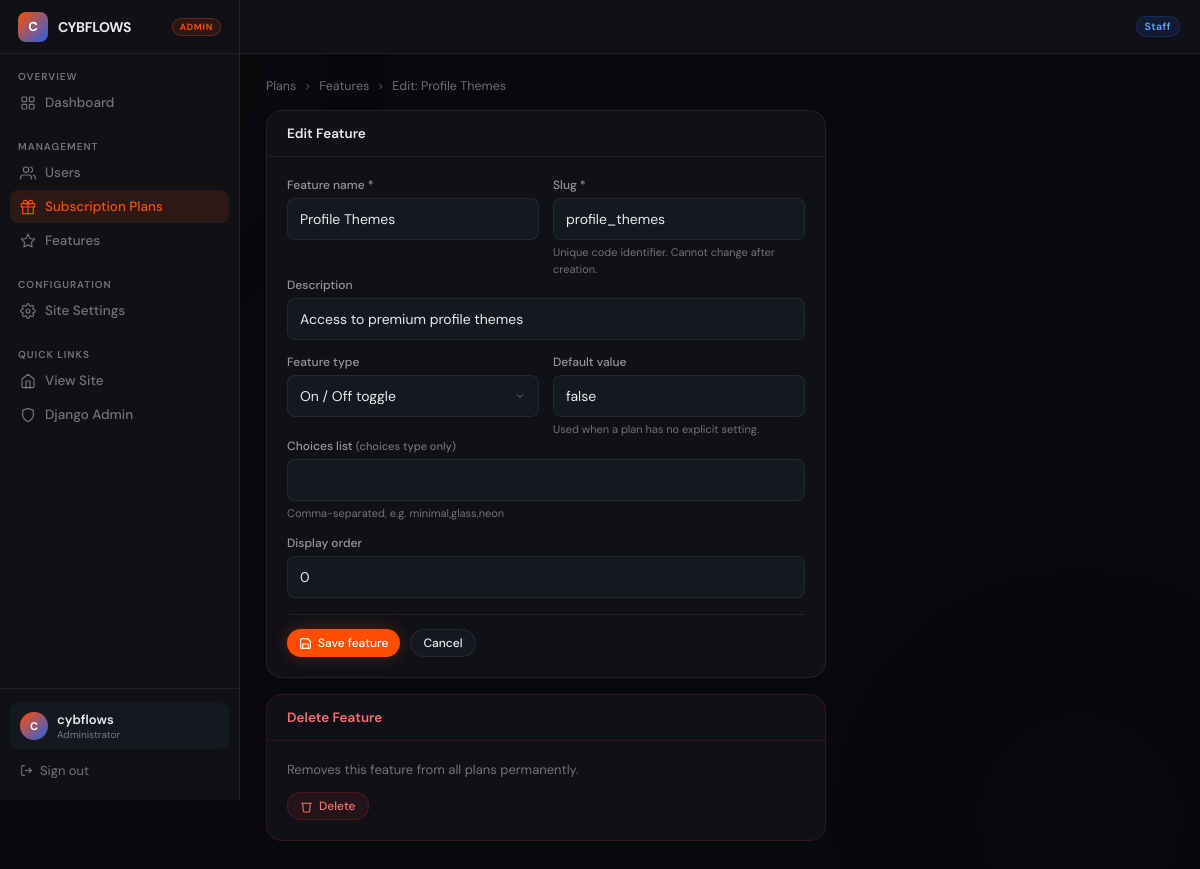
Screenshot of /siteadmin/features/1/ (signed in) with the database file from the repository.
### siteadmin/models.py (models this page shows, shortened)
class SiteSettings(models.Model):
    site_name       = models.CharField(max_length=80, default='CybFlows')
    tagline         = models.CharField(max_length=160, blank=True,
                                       default='Your link, your identity.')
    site_theme      = models.CharField(max_length=20, choices=SITE_THEME_CHOICES, default='dark')
    accent_color    = models.CharField(max_length=7, default='#ff4d00')
    allow_signup    = models.BooleanField(default=True)
    maintenance     = models.BooleanField(default=False)
    maintenance_msg = models.TextField(blank=True,
                                       default='We are performing scheduled maintenance. Back soon.')
    footer_text     = models.CharField(max_length=200, blank=True,
                                       default='Free & open-source link-in-bio for creators.')
    updated_at      = models.DateTimeField(auto_now=True)
    class Meta:
        verbose_name = 'Site Settings'
    @classmethod
    def load(cls):
        obj, _ = cls.objects.get_or_create(pk=1)
        return obj

class PlanFeature(models.Model):
    slug         = models.SlugField(max_length=60, unique=True)
    name         = models.CharField(max_length=100)
    description  = models.CharField(max_length=200, blank=True)
    feature_type = models.CharField(max_length=10,
                                    choices=FEATURE_TYPE_OPTIONS,
                                    default=FEATURE_TYPE_BOOL)
    choices_list = models.CharField(max_length=400, blank=True,
                                    help_text='Comma-separated values, e.g. minimal,glass,neon')
    default_value = models.CharField(max_length=100, default='false',
                                     help_text='false / true for bool; integer for int; choice slug for choices')
    order        = models.PositiveSmallIntegerField(default=0)
    class Meta:
        ordering = ['order', 'slug']

### accounts/models.py (models this page shows, shortened)
class User(AbstractUser):
    name    = models.CharField(max_length=120, blank=True)
    bio     = models.TextField(blank=True)
    avatar  = models.ImageField(upload_to='avatars/', blank=True)
    github  = models.URLField(blank=True)
    website = models.URLField(blank=True)
    twitter = models.URLField(blank=True)
    theme         = models.CharField(max_length=20, choices=THEME_CHOICES, default='default')
    color_primary = models.CharField(max_length=7, default='#ff4d00')
    color_bg      = models.CharField(max_length=7, default='#050505')
    color_text    = models.CharField(max_length=7, default='#f0f0f0')
    bg_image      = models.ImageField(upload_to='bg_images/', blank=True)
    profile_font   = models.CharField(max_length=30, choices=FONT_CHOICES, default='dm_sans')
    profile_layout = models.CharField(max_length=30, choices=LAYOUT_CHOICES, default='centered')
    username_changed_at    = models.DateTimeField(null=True, blank=True)
    username_changes_month = models.PositiveSmallIntegerField(default=0)
    username_change_month  = models.PositiveSmallIntegerField(default=0)  # stores month number
    username_change_year   = models.PositiveSmallIntegerField(default=0)  # stores year number

### siteadmin/views.py (the view, shortened to what this page needs)
# urls.py: path('features/<int:feature_id>/',    views.feature_edit,      name='admin_feature_edit'),
@login_required
@staff_required
def feature_edit(request, feature_id):
    feat = get_object_or_404(PlanFeature, pk=feature_id)
    form = PlanFeatureForm(instance=feat)
    return render(request, 'siteadmin/feature_form.html', {
        'form': form, 'feat': feat, 'action': 'Edit',
    })

### siteadmin/forms.py
class PlanFeatureForm(forms.ModelForm):
    class Meta:
        model  = PlanFeature
        fields = ['slug', 'name', 'description', 'feature_type',
                  'choices_list', 'default_value', 'order']
        widgets = {
            'description': forms.TextInput(),
        }

### devbio/context_processors.py (called while the page is built)
def site_settings(request):
    try:
        from siteadmin.models import SiteSettings
        obj = SiteSettings.load()
    except Exception:
        obj = None
    return {'site_settings': obj}

### templates/siteadmin/feature_form.html (shortened to what this page needs)
{% extends "siteadmin/base.html" %}
{% block nav_plans %}active{% endblock %}
{% block content %}
<div class="breadcrumb">
  <a href="{% url 'admin_plan_list' %}">Plans</a>
  <svg viewBox="0 0 24 24"><polyline points="9 18 15 12 9 6"/></svg>
  <a href="{% url 'admin_feature_list' %}">Features</a>
  <svg viewBox="0 0 24 24"><polyline points="9 18 15 12 9 6"/></svg>
  <span>{{ action }}{% if feat %}: {{ feat.name }}{% endif %}</span>
</div>
<div style="max-width:560px;">
  <div class="panel">
    <div class="panel-header"><span class="panel-title">{{ action }} Feature</span></div>
    <div class="panel-body">
      <form method="post">{% csrf_token %}
        <div class="form-grid">
          <div class="field"><label class="field-label">Feature name *</label>{{ form.name }}</div>
          <div class="field"><label class="field-label">Slug *</label>{{ form.slug }}<p class="field-hint">Unique code identifier. Cannot change after creation.</p></div>
        </div>
        <div class="field"><label class="field-label">Description</label>{{ form.description }}</div>
        <div class="form-grid">
          <div class="field"><label class="field-label">Feature type</label>{{ form.feature_type }}</div>
          <div class="field"><label class="field-label">Default value</label>{{ form.default_value }}<p class="field-hint">Used when a plan has no explicit setting.</p></div>
        </div>
        <div class="field"><label class="field-label">Choices list <span style="color:var(--muted);font-size:11px;">(choices type only)</span></label>{{ form.choices_list }}<p class="field-hint">Comma-separated, e.g. minimal,glass,neon</p></div>
        <div class="field"><label class="field-label">Display order</label>{{ form.order }}</div>
        <div class="save-bar">
          <button type="submit" class="btn btn-primary btn-sm"><svg viewBox="0 0 24 24"><path d="M19 21H5a2 2 0 0 1-2-2V5a2 2 0 0 1 2-2h11l5 5v11a2 2 0 0 1-2 2z"/><polyline points="17 21 17 13 7 13 7 21"/></svg>Save feature</button>
          <a href="{% url 'admin_feature_list' %}" class="btn btn-ghost btn-sm">Cancel</a>
        </div>
      </form>
    </div>
  </div>
  {% if feat %}
  <div class="panel" style="border-color:rgba(220,38,38,.2);">
    <div class="panel-header" style="border-bottom-color:rgba(220,38,38,.15);"><span class="panel-title" style="color:#f87171;">Delete Feature</span></div>
    <div class="panel-body">
      <p style="font-size:13px;color:var(--muted);margin-bottom:14px;">Removes this feature from all plans permanently.</p>
      <form method="post" onsubmit="return confirm('Delete feature {{ feat.name }}?');">{% csrf_token %}
        <button type="submit" class="btn btn-danger btn-sm"><svg viewBox="0 0 24 24"><polyline points="3 6 5 6 21 6"/><path d="M19 6l-1 14a2 2 0 0 1-2 2H8a2 2 0 0 1-2-2L5 6"/></svg>Delete</button>
      </form>
    </div>
  </div>
  {% endif %}
</div>
{% endblock %}

### templates/siteadmin/base.html (shortened to what this page needs)
<!DOCTYPE html>
<html lang="en">
<head>
</head>
<body>
<aside class="admin-sidebar" id="admin-sidebar">
  <div class="sb-brand">
    <div class="sb-logo">{{ site_settings.site_name|default:"A"|first|upper }}</div>
    <span class="sb-name">{{ site_settings.site_name|default:"CybFlows" }}</span>
    <span class="sb-badge">Admin</span>
  </div>
  <div class="sb-sec">
    <p class="sb-label">Overview</p>
    <a href="{% url 'admin_dashboard' %}" class="sb-link {% block nav_dash %}{% endblock %}" onclick="closeSidebar()">
      <svg viewBox="0 0 24 24"><rect x="3" y="3" width="7" height="7" rx="1"/><rect x="14" y="3" width="7" height="7" rx="1"/><rect x="14" y="14" width="7" height="7" rx="1"/><rect x="3" y="14" width="7" height="7" rx="1"/></svg>
      Dashboard
    </a>
  </div>
  <div class="sb-sec">
    <p class="sb-label">Management</p>
    <a href="{% url 'admin_user_list' %}" class="sb-link {% block nav_users %}{% endblock %}" onclick="closeSidebar()">
      <svg viewBox="0 0 24 24"><path d="M17 21v-2a4 4 0 0 0-4-4H5a4 4 0 0 0-4 4v2"/><circle cx="9" cy="7" r="4"/><path d="M23 21v-2a4 4 0 0 0-3-3.87"/><path d="M16 3.13a4 4 0 0 1 0 7.75"/></svg>
      Users
    </a>
    <a href="{% url 'admin_plan_list' %}" class="sb-link {% block nav_plans %}{% endblock %}" onclick="closeSidebar()">
      <svg viewBox="0 0 24 24"><polyline points="20 12 20 22 4 22 4 12"/><rect x="2" y="7" width="20" height="5"/><path d="M12 22V7"/><path d="M12 7H7.5a2.5 2.5 0 0 1 0-5C11 2 12 7 12 7z"/><path d="M12 7h4.5a2.5 2.5 0 0 0 0-5C13 2 12 7 12 7z"/></svg>
      Subscription Plans
    </a>
    <a href="{% url 'admin_feature_list' %}" class="sb-link {% block nav_features %}{% endblock %}" onclick="closeSidebar()">
      <svg viewBox="0 0 24 24"><polygon points="12 2 15.09 8.26 22 9.27 17 14.14 18.18 21.02 12 17.77 5.82 21.02 7 14.14 2 9.27 8.91 8.26 12 2"/></svg>
      Features
    </a>
  </div>
  <div class="sb-sec">
    <p class="sb-label">Configuration</p>
    <a href="{% url 'admin_site_settings' %}" class="sb-link {% block nav_settings %}{% endblock %}" onclick="closeSidebar()">
      Site Settings
    </a>
  </div>
  <div class="sb-sec">
    <p class="sb-label">Quick Links</p>
    <a href="/" class="sb-link" target="_blank" rel="noopener">
      <svg viewBox="0 0 24 24"><path d="M3 9l9-7 9 7v11a2 2 0 0 1-2 2H5a2 2 0 0 1-2-2z"/><polyline points="9 22 9 12 15 12 15 22"/></svg>
      View Site
    </a>
    <a href="/admin/" class="sb-link">
      <svg viewBox="0 0 24 24"><path d="M12 22s8-4 8-10V5l-8-3-8 3v7c0 6 8 10 8 10z"/></svg>
      Django Admin
    </a>
  </div>
  <div class="sb-footer">
    <div class="sb-user">
      <div class="sb-avatar">{{ request.user.username|first|upper }}</div>
      <div style="min-width:0;">
        <p class="sb-uname">{{ request.user.username }}</p>
        <p class="sb-urole">Administrator</p>
      </div>
    </div>
    <a href="/logout/" class="sb-logout">
      <svg viewBox="0 0 24 24"><path d="M9 21H5a2 2 0 0 1-2-2V5a2 2 0 0 1 2-2h4"/><polyline points="16 17 21 12 16 7"/><line x1="21" y1="12" x2="9" y2="12"/></svg>
      Sign out
    </a>
  </div>
</aside>
<header class="admin-topbar">
  <div class="topbar-left">
    <h1 style="font-size:15px;font-weight:600;letter-spacing:-.2px;">{% block page_title %}Admin{% endblock %}</h1>
  </div>
  <div class="topbar-right">
    <span class="badge b-staff" style="font-size:10.5px;padding:3px 8px;">Staff</span>
  </div>
</header>
<div class="admin-main">
  <div class="admin-content">
    {% block content %}{% endblock %}
  </div>
</div>
</body>
</html>

### templates/siteadmin/feature_form.html (style rules this page uses)
.field input,.field select,.field textarea { width:100%;padding:9px 12px;background:var(--s2);border:1px solid var(--bd);border-radius:var(--r-sm);color:var(--text);font-family:'DM Sans',sans-serif;font-size:14px;outline:none;transition:border-color .2s;appearance:none;min-height:42px;margin-bottom:0 }
.field select { background-repeat:no-repeat;background-position:right 12px center;padding-right:34px }

### rows the page displays
SiteSettings: site_name|first "C", site_name "CYBFLOWS"
User: user.username|first "C", user.username "cybflows"
PlanFeature: name "Profile Themes", slug "profile_themes", description "Access to premium profile themes", feature_type "On / Off toggle", default_value "false", order "0"

### other values shown
{{ action }} "Edit"
